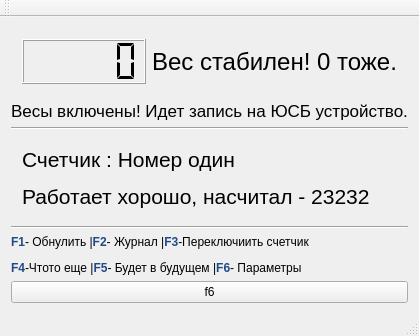
<?xml version="1.0" encoding="UTF-8"?>
<ui version="4.0">
 <class>MainWindow</class>
 <widget class="QMainWindow" name="MainWindow">
  <property name="geometry">
   <rect>
    <x>0</x>
    <y>0</y>
    <width>417</width>
    <height>336</height>
   </rect>
  </property>
  <property name="windowTitle">
   <string>MainWindow</string>
  </property>
  <widget class="QWidget" name="centralWidget">
   <layout class="QVBoxLayout" name="verticalLayout">
    <item>
     <widget class="QWidget" name="widget_2" native="true">
      <property name="sizePolicy">
       <sizepolicy hsizetype="Preferred" vsizetype="MinimumExpanding">
        <horstretch>0</horstretch>
        <verstretch>0</verstretch>
       </sizepolicy>
      </property>
      <layout class="QHBoxLayout" name="horizontalLayout">
       <item>
        <widget class="QLCDNumber" name="lcdNumber">
         <property name="sizePolicy">
          <sizepolicy hsizetype="Minimum" vsizetype="Preferred">
           <horstretch>0</horstretch>
           <verstretch>18</verstretch>
          </sizepolicy>
         </property>
         <property name="font">
          <font>
           <pointsize>14</pointsize>
          </font>
         </property>
         <property name="frameShape">
          <enum>QFrame::Box</enum>
         </property>
         <property name="frameShadow">
          <enum>QFrame::Raised</enum>
         </property>
         <property name="smallDecimalPoint">
          <bool>false</bool>
         </property>
         <property name="mode">
          <enum>QLCDNumber::Dec</enum>
         </property>
         <property name="segmentStyle">
          <enum>QLCDNumber::Flat</enum>
         </property>
        </widget>
       </item>
       <item>
        <widget class="QLabel" name="label_3">
         <property name="font">
          <font>
           <pointsize>18</pointsize>
          </font>
         </property>
         <property name="text">
          <string>Вес стабилен! 0 тоже.</string>
         </property>
        </widget>
       </item>
      </layout>
     </widget>
    </item>
    <item>
     <widget class="QLabel" name="label_4">
      <property name="font">
       <font>
        <pointsize>13</pointsize>
       </font>
      </property>
      <property name="text">
       <string>Весы включены! Идет запись на ЮСБ устройство.</string>
      </property>
     </widget>
    </item>
    <item>
     <widget class="Line" name="line">
      <property name="orientation">
       <enum>Qt::Horizontal</enum>
      </property>
     </widget>
    </item>
    <item>
     <widget class="QWidget" name="widget" native="true">
      <property name="sizePolicy">
       <sizepolicy hsizetype="Fixed" vsizetype="Preferred">
        <horstretch>0</horstretch>
        <verstretch>0</verstretch>
       </sizepolicy>
      </property>
      <layout class="QVBoxLayout" name="verticalLayout_2">
       <item>
        <widget class="QLabel" name="label">
         <property name="font">
          <font>
           <pointsize>16</pointsize>
          </font>
         </property>
         <property name="frameShadow">
          <enum>QFrame::Plain</enum>
         </property>
         <property name="text">
          <string>&lt;html&gt;&lt;head/&gt;&lt;body&gt;&lt;p&gt;Счетчик : Номер один &lt;/p&gt;&lt;p&gt;Работает хорошо, насчитал - 23232&lt;/p&gt;&lt;/body&gt;&lt;/html&gt;</string>
         </property>
         <property name="textFormat">
          <enum>Qt::RichText</enum>
         </property>
        </widget>
       </item>
      </layout>
     </widget>
    </item>
    <item>
     <widget class="Line" name="line_2">
      <property name="orientation">
       <enum>Qt::Horizontal</enum>
      </property>
     </widget>
    </item>
    <item>
     <widget class="QLabel" name="label_2">
      <property name="text">
       <string>&lt;html&gt;&lt;head/&gt;&lt;body&gt;&lt;p&gt;&lt;span style=&quot; font-weight:600; color:#204a87;&quot;&gt;F1&lt;/span&gt;- Обнулить |&lt;span style=&quot; font-weight:600; color:#204a87;&quot;&gt;F2&lt;/span&gt;- Журнал |&lt;span style=&quot; font-weight:600; color:#204a87;&quot;&gt;F3&lt;/span&gt;-Переключиить счетчик&lt;/p&gt;&lt;p&gt;&lt;span style=&quot; font-weight:600; color:#204a87;&quot;&gt;F4&lt;/span&gt;-Чтото еще |&lt;span style=&quot; font-weight:600; color:#204a87;&quot;&gt;F5&lt;/span&gt;- Будет в будущем |&lt;span style=&quot; font-weight:600; color:#204a87;&quot;&gt;F6&lt;/span&gt;- Параметры&lt;/p&gt;&lt;/body&gt;&lt;/html&gt;</string>
      </property>
     </widget>
    </item>
    <item>
     <widget class="QPushButton" name="pushButton">
      <property name="text">
       <string>f6</string>
      </property>
     </widget>
    </item>
   </layout>
  </widget>
  <widget class="QMenuBar" name="menuBar">
   <property name="geometry">
    <rect>
     <x>0</x>
     <y>0</y>
     <width>417</width>
     <height>22</height>
    </rect>
   </property>
  </widget>
  <widget class="QToolBar" name="mainToolBar">
   <attribute name="toolBarArea">
    <enum>TopToolBarArea</enum>
   </attribute>
   <attribute name="toolBarBreak">
    <bool>false</bool>
   </attribute>
  </widget>
  <widget class="QStatusBar" name="statusBar"/>
 </widget>
 <layoutdefault spacing="6" margin="11"/>
 <resources/>
 <connections/>
</ui>
